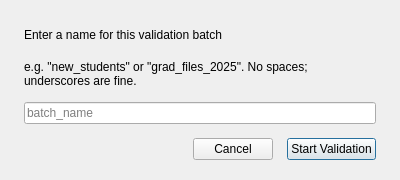
<?xml version="1.0" encoding="utf-8"?>
<ui version="4.0">
	<class>BatchNameDialog</class>
	<widget class="QDialog" name="BatchNameDialog">
		<property name="geometry">
			<rect>
				<x>0</x>
				<y>0</y>
				<width>400</width>
				<height>180</height>
			</rect>
		</property>
		<property name="windowTitle">
			<string>Name This Batch</string>
		</property>
		<property name="modal">
			<bool>true</bool>
		</property>
		<property name="minimumSize">
			<size>
				<width>400</width>
				<height>180</height>
			</size>
		</property>
		<property name="maximumSize">
			<size>
				<width>400</width>
				<height>180</height>
			</size>
		</property>

		<layout class="QVBoxLayout" name="mainLayout">
			<property name="spacing">
				<number>14</number>
			</property>
			<property name="leftMargin">
				<number>24</number>
			</property>
			<property name="topMargin">
				<number>24</number>
			</property>
			<property name="rightMargin">
				<number>24</number>
			</property>
			<property name="bottomMargin">
				<number>20</number>
			</property>

			<item>
				<widget class="QLabel" name="titleLabel">
					<property name="text">
						<string>Enter a name for this validation batch</string>
					</property>
					<property name="objectName">
						<string>titleLabel</string>
					</property>
				</widget>
			</item>

			<item>
				<widget class="QLabel" name="hintLabel">
					<property name="text">
						<string>e.g. "new_students" or "grad_files_2025". No spaces; underscores are fine.</string>
					</property>
					<property name="wordWrap">
						<bool>true</bool>
					</property>
					<property name="objectName">
						<string>hintLabel</string>
					</property>
				</widget>
			</item>

			<item>
				<widget class="QLineEdit" name="batchNameInput">
					<property name="objectName">
						<string>batchNameInput</string>
					</property>
					<property name="placeholderText">
						<string>batch_name</string>
					</property>
					<property name="minimumHeight">
						<number>36</number>
					</property>
				</widget>
			</item>

			<item>
				<layout class="QHBoxLayout">
					<item>
						<spacer>
							<property name="orientation">
								<enum>Qt::Horizontal</enum>
							</property>
							<property name="sizeHint" stdset="0">
								<size>
									<width>40</width>
									<height>0</height>
								</size>
							</property>
						</spacer>
					</item>
					<item>
						<widget class="QPushButton" name="cancelButton">
							<property name="text">
								<string>Cancel</string>
							</property>
							<property name="objectName">
								<string>cancelButton</string>
							</property>
						</widget>
					</item>
					<item>
						<widget class="QPushButton" name="startButton">
							<property name="text">
								<string>Start Validation</string>
							</property>
							<property name="objectName">
								<string>startButton</string>
							</property>
							<property name="default">
								<bool>true</bool>
							</property>
						</widget>
					</item>
				</layout>
			</item>

		</layout>
	</widget>
	<resources/>
	<connections/>
</ui>
